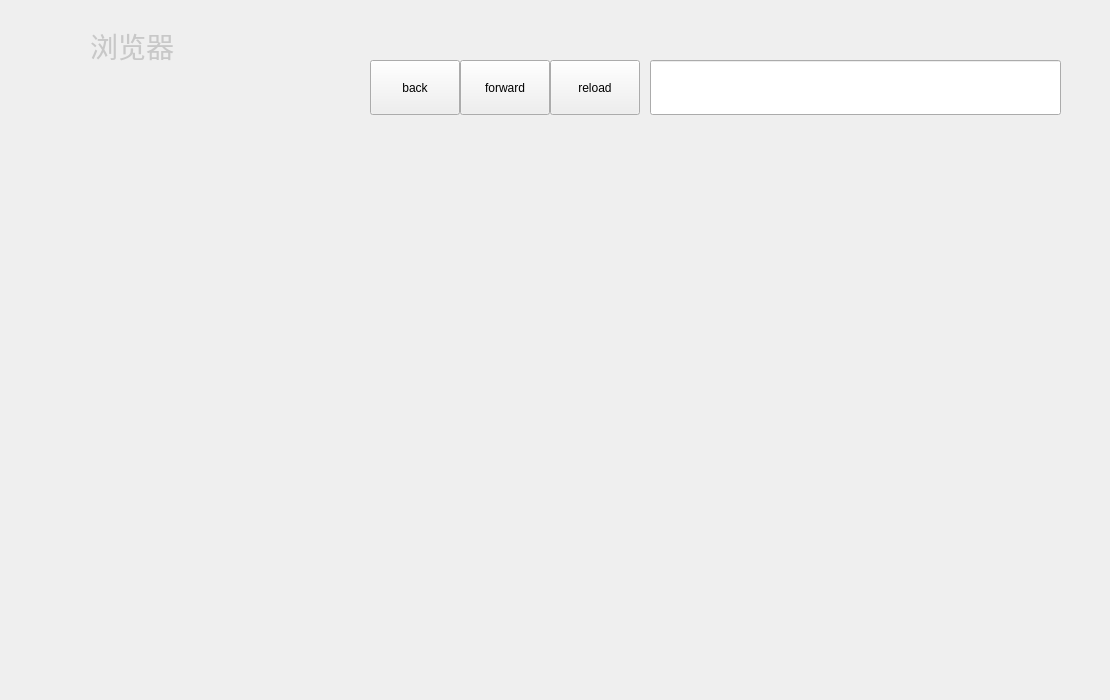
<?xml version="1.0" encoding="UTF-8"?>
<ui version="4.0">
 <class>browserWidget</class>
 <widget class="QWidget" name="browserWidget">
  <property name="geometry">
   <rect>
    <x>0</x>
    <y>0</y>
    <width>1110</width>
    <height>700</height>
   </rect>
  </property>
  <property name="windowTitle">
   <string>Form</string>
  </property>
  <property name="styleSheet">
   <string notr="true">#nameText
{
	font-size:28px;
	color: rgba(200, 200, 200, 1);
}
#infoText
{
	font-size:15px;
	color: rgba(200, 200, 200, 1);
}</string>
  </property>
  <widget class="QWidget" name="mainWidget" native="true">
   <property name="geometry">
    <rect>
     <x>0</x>
     <y>0</y>
     <width>1110</width>
     <height>700</height>
    </rect>
   </property>
   <property name="styleSheet">
    <string notr="true">QLabel
{
	background-color:rgba(0,0,0,0);
}</string>
   </property>
   <widget class="QWidget" name="infoWidget" native="true">
    <property name="geometry">
     <rect>
      <x>90</x>
      <y>20</y>
      <width>250</width>
      <height>121</height>
     </rect>
    </property>
    <layout class="QVBoxLayout" name="verticalLayout">
     <property name="spacing">
      <number>0</number>
     </property>
     <property name="leftMargin">
      <number>0</number>
     </property>
     <property name="topMargin">
      <number>0</number>
     </property>
     <property name="rightMargin">
      <number>0</number>
     </property>
     <property name="bottomMargin">
      <number>0</number>
     </property>
     <item>
      <layout class="QVBoxLayout" name="verticalLayout_3">
       <item>
        <widget class="QLabel" name="nameText">
         <property name="sizePolicy">
          <sizepolicy hsizetype="Preferred" vsizetype="Preferred">
           <horstretch>0</horstretch>
           <verstretch>0</verstretch>
          </sizepolicy>
         </property>
         <property name="text">
          <string>浏览器</string>
         </property>
        </widget>
       </item>
       <item>
        <spacer name="verticalSpacer_8">
         <property name="orientation">
          <enum>Qt::Orientation::Vertical</enum>
         </property>
         <property name="sizeType">
          <enum>QSizePolicy::Policy::Minimum</enum>
         </property>
         <property name="sizeHint" stdset="0">
          <size>
           <width>20</width>
           <height>20</height>
          </size>
         </property>
        </spacer>
       </item>
       <item>
        <widget class="QLabel" name="infoText">
         <property name="sizePolicy">
          <sizepolicy hsizetype="Preferred" vsizetype="Preferred">
           <horstretch>0</horstretch>
           <verstretch>0</verstretch>
          </sizepolicy>
         </property>
         <property name="text">
          <string/>
         </property>
        </widget>
       </item>
      </layout>
     </item>
    </layout>
   </widget>
   <widget class="QPushButton" name="pushButton">
    <property name="geometry">
     <rect>
      <x>370</x>
      <y>60</y>
      <width>90</width>
      <height>55</height>
     </rect>
    </property>
    <property name="text">
     <string>back</string>
    </property>
   </widget>
   <widget class="QPushButton" name="pushButton_2">
    <property name="geometry">
     <rect>
      <x>460</x>
      <y>60</y>
      <width>90</width>
      <height>55</height>
     </rect>
    </property>
    <property name="text">
     <string>forward</string>
    </property>
   </widget>
   <widget class="QPushButton" name="pushButton_3">
    <property name="geometry">
     <rect>
      <x>550</x>
      <y>60</y>
      <width>90</width>
      <height>55</height>
     </rect>
    </property>
    <property name="text">
     <string>reload</string>
    </property>
   </widget>
   <widget class="QLineEdit" name="lineEdit">
    <property name="geometry">
     <rect>
      <x>650</x>
      <y>60</y>
      <width>411</width>
      <height>55</height>
     </rect>
    </property>
   </widget>
   <widget class="QWidget" name="verticalLayoutWidget">
    <property name="geometry">
     <rect>
      <x>0</x>
      <y>150</y>
      <width>1111</width>
      <height>541</height>
     </rect>
    </property>
    <layout class="QVBoxLayout" name="verticalLayout_2"/>
   </widget>
  </widget>
 </widget>
 <resources/>
 <connections/>
</ui>
